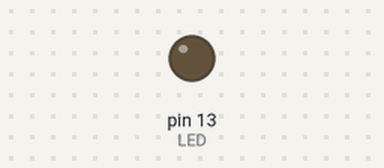
Bench run of a sketch on a simulated Arduino Uno, built with avr-gcc and run on an emulated ATmega328P. Parts: output pins drawn as LEDs (lit = HIGH).

Above: at 0.6 s.
At 2.2 s:
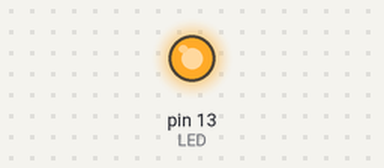
Timing chart, 0 to 3.0 s (numbered marks = the images above):
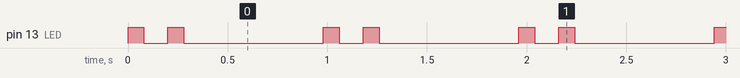

The sketch:

example-sketch.ino
```cpp
// Heartbeat rhythm on the onboard LED (pin 13).
const int LED = 13;

void beat() {
  digitalWrite(LED, HIGH); delay(80); digitalWrite(LED, LOW); delay(120);
  digitalWrite(LED, HIGH); delay(80); digitalWrite(LED, LOW);
}

void setup() { pinMode(LED, OUTPUT); }

void loop() { beat(); delay(700); }
```

Measured:
- by itself, pin 13 (LED): repeats every 0.98 s: LOW 0.12 s, HIGH 0.08 s, LOW 0.70 s, HIGH 0.08 s
- by itself, everything shown: repeats every 0.98 s, in 4 steps
